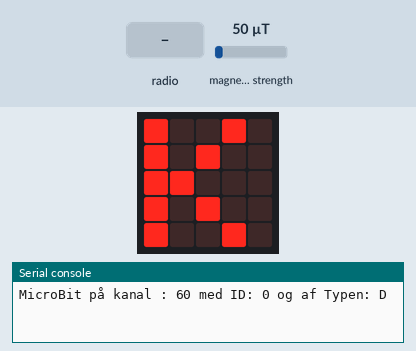
Recording of a program running on a simulated BBC micro:bit running MicroPython. Shown: the board's 5×5 LED display, the last lines printed to the serial console. The inputs (shaded band) are chosen by the test bench; at power-on: magnetic field strength 50 µT. No radio messages arrive unless stated (any console line starting 'radio sent:' is added by the test bench).

Above: at 0.1 s.
At 3.7 s:
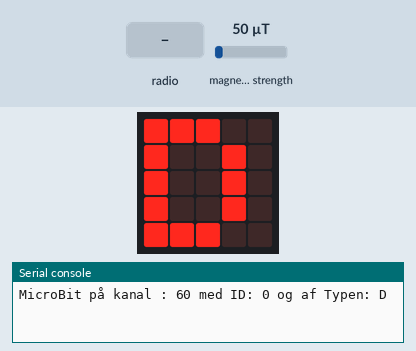
6.3 s: magnetic field strength set to 10 µT
At 7.4 s:
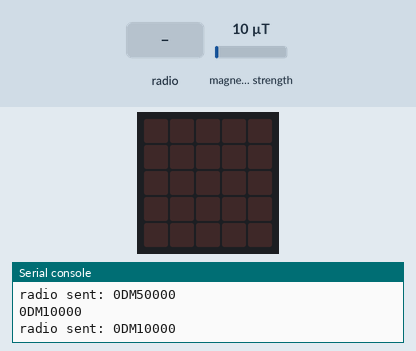
7.8 s: radio message "1" arrives
Timing chart, 0 to 10.8 s (numbered marks = the images above; inputs shaded):
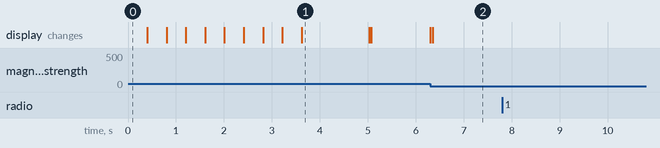

Measured:
- what the display in image 1 shows lasts 1.4 s, from 3.6 s to 5.0 s

The program:

MBType-D.py
```python
# MBType-D.py - Gem i main.py på Micro:Bit når den skal køre selvstændigt og kombineres med et program på PC/PI/MAC
#             - Husk at det skal være med lille m i main.py ellers duer det ikke!
#
# Version 1.1 - 03 nov 2021 - Rettet fejl i kommentar
# Version 1.0 - 31 aug 2021 - For at lave et komplet sæt MB koder er denne tilføjet. LYD-KIT Region MidtJylland
#
# Type D:
# Program der løbende checker magnet felt styrken og sender værdi på radio hhv seriel når ændring i værdi er stor nok.
# Er det tilfældet sendes tegn: "M" , efterfulgt af en værdi på USB og Radio.
# Værdier sendes løbende med 50 msec interval, men kun hvis der er een tilstrækkelig stor ændring i aflæst værdi siden sidst,
# styret af konstanten THRESHOLD som man kan ændre efter behov.
# Det betyder så at hvis der kommer een værdi er der sket en tilstrækkelig stor ændring i magnetfeltstyrken.
#
# Bemærk potentiel konflikt med TYPE 3!
# Bruges både Type 3 og Type D i een opstilling skal man teste på typen!!
# sammen med MB-id og Type identifikation for at gøre det til et unikt event med flere MB i opstilling.
#
# Modtages noget på radio sendes det videre på USB.
# Derved kan man sætte een MB til PC/MAC/PI og have flere andre der sender på radio og få
# input events fra alle overført til PC/MAC/PI
#
from microbit import *
import radio
import math
#
# Konstanter til at identificere MB, som I skal rette til jeres opstilling
#
MB_TYPE = "D"     # identificerer denne MB som een type D. SKAL ikke ændres
MB_ID   = "0"     # nummer på MB når i bruger flere af dem i opstilling for at kunne skelne dem ad
CH      = 60      # Den radio kanal I benytter til jeres opstilling/produkt


THRESHOLD = 10000
#
# Variabler til at holde styr på input og hvor stor en ændring. Hvis forskel mellem value og last value er mindre end TRESHOLD
# så sendes der ingen værdi.

value      = 0
last_value = 0

#
# Tænde for radio med fuld sende styrke men på specifik kanal som benyttes i opstillingen
#
radio.config(channel=CH)     # samme kanal i alle MB's i samme opstilling. Brug nummer som gruppe har fået tildelt
radio.on()
#
# For at identificere MB på USB (hvis den er tilsluttet via USB) samt kokalt på MB display
#
print("MicroBit på kanal : "+str(CH)+" med ID: "+MB_ID+" og af Typen: "+MB_TYPE)
display.show("K:"+str(CH)+"I:"+MB_ID+"T:"+MB_TYPE)
sleep(1000)
display.clear()


key = "M"

while True:                        # Forever - genererer events på radio og USB

    value = compass.get_field_strength()

    if (abs(value-last_value) > THRESHOLD):        # sender kun hvis ændring i værdi er stor nok

        event = MB_ID+MB_TYPE+key+str(int(value))  # unik event med MB ident,type og key der er aktiveret
        print(event)                               # Send streng på USB   - OK selvom MB ikke er tilsluttet via USB
        radio.send(event)                          # Send streng på radio - OK selvom MB er tilslutet via USB
        display.show(key)                          # Local feedback på Micro:Bit display. Kan fjernes for at spare strøm.
        last_value=value
    else: display.clear()
    #
    # Hvis der modtages noget på radio sendes det ufilteret/uændret videre på USB.
    #
    r = radio.receive()
    if r :
        print(r)

    sleep(50)
```
